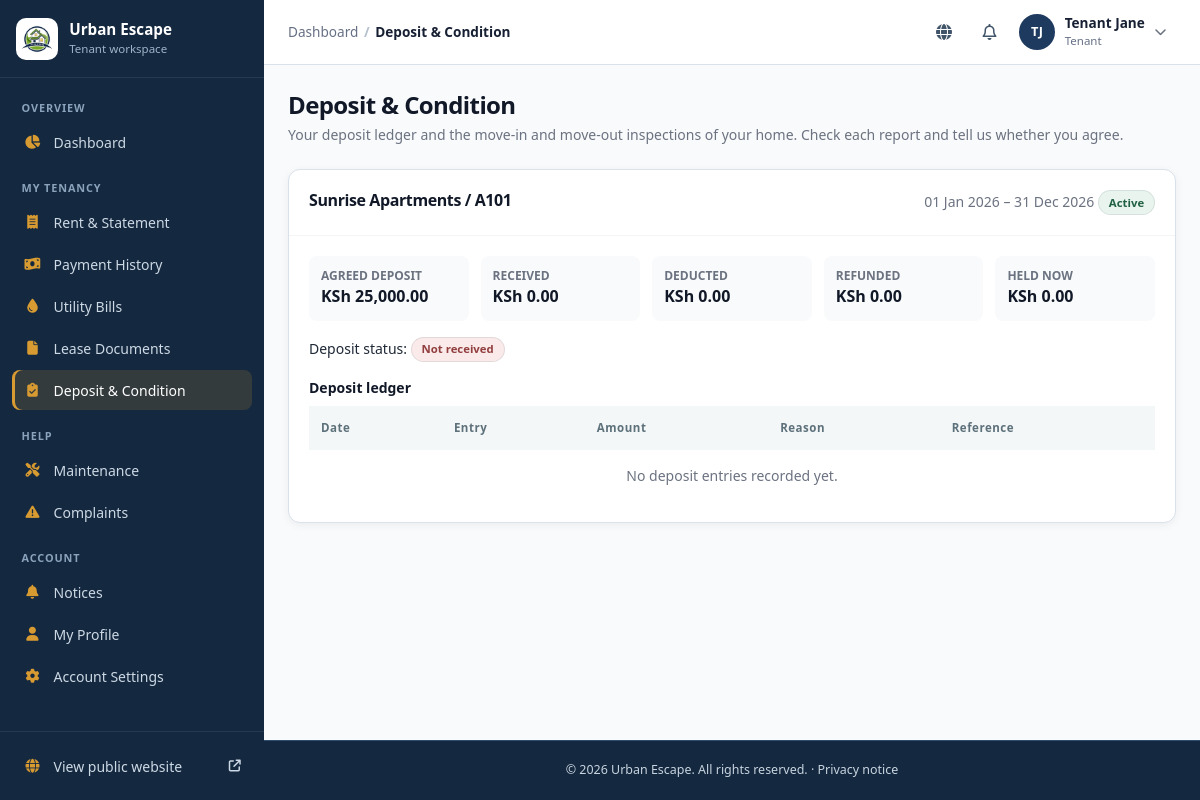
The page /tenant/deposit.php (signed in) on the database its author committed.
### tables this page shows
CREATE TABLE IF NOT EXISTS leases (
    id INT AUTO_INCREMENT PRIMARY KEY,
    tenant_id INT NOT NULL,
    property_id INT NOT NULL,
    unit_id INT NOT NULL,
    start_date DATE NOT NULL,
    end_date DATE NOT NULL,
    monthly_rent DECIMAL(12, 2) NOT NULL,
    deposit DECIMAL(12, 2) NOT NULL,
    payment_due_day INT DEFAULT 5,
    notice_period_days INT DEFAULT 30,
    rent_review_date DATE NULL,
    status ENUM('Active', 'Expired', 'Terminated', 'Pending', 'Renewed') DEFAULT 'Pending',
    special_terms TEXT,
    document_path VARCHAR(255),
    created_at TIMESTAMP DEFAULT CURRENT_TIMESTAMP,
    FOREIGN KEY (tenant_id) REFERENCES tenants(id) ON DELETE RESTRICT,
    FOREIGN KEY (property_id) REFERENCES properties(id) ON DELETE RESTRICT,
    FOREIGN KEY (unit_id) REFERENCES units(id) ON DELETE RESTRICT
);

CREATE TABLE IF NOT EXISTS properties (
    id INT AUTO_INCREMENT PRIMARY KEY,
    landlord_id INT NOT NULL,
    caretaker_id INT NULL,  
    name VARCHAR(150) NOT NULL,
    property_type ENUM('Apartment', 'Flats', 'Bedsitters', 'Maisonettes', 'Townhouses', 'Commercial', 'Student Housing', 'Mixed Use', 'Single Family', 'Other') NOT NULL,
    description TEXT,
    location_id INT NOT NULL,
    physical_address VARCHAR(255) NOT NULL,
    latitude DECIMAL(10, 8) NULL,
    longitude DECIMAL(11, 8) NULL,
    number_of_units INT NOT NULL DEFAULT 0,
    year_built YEAR NULL,
    amenities TEXT,
    status ENUM('Active', 'Under Maintenance', 'Archived') DEFAULT 'Active',
    property_image VARCHAR(255) NULL,
    created_at TIMESTAMP DEFAULT CURRENT_TIMESTAMP,
    updated_at TIMESTAMP DEFAULT CURRENT_TIMESTAMP ON UPDATE CURRENT_TIMESTAMP,
    FOREIGN KEY (landlord_id) REFERENCES landlords(id) ON DELETE RESTRICT,
    FOREIGN KEY (location_id) REFERENCES locations(id) ON DELETE RESTRICT,
    CONSTRAINT fk_properties_caretaker FOREIGN KEY (caretaker_id) REFERENCES users(id) ON DELETE SET NULL
);

CREATE TABLE IF NOT EXISTS units (
    id INT AUTO_INCREMENT PRIMARY KEY,
    property_id INT NOT NULL,
    unit_number VARCHAR(50) NOT NULL,
    floor VARCHAR(20) DEFAULT 'Ground',
    house_type ENUM('Bedsitter', 'Studio', '1 Bedroom', '2 Bedroom', '3 Bedroom', '4 Bedroom', 'Maisonette', 'Shop', 'Office', 'Other') NOT NULL,
    bedrooms INT DEFAULT 1,
    bathrooms INT DEFAULT 1,
    monthly_rent DECIMAL(12, 2) NOT NULL,
    deposit DECIMAL(12, 2) NOT NULL,
    service_charge DECIMAL(12, 2) DEFAULT 0.00,
    water_billing_method ENUM('Meter Reading', 'Fixed Rate', 'Per Unit', 'Shared') DEFAULT 'Meter Reading',
    electricity_billing_method ENUM('Prepaid', 'Postpaid Sub-Meter', 'Fixed') DEFAULT 'Prepaid',
    status ENUM('Vacant', 'Occupied', 'Reserved', 'Under Maintenance', 'Unavailable') DEFAULT 'Vacant',
    description TEXT,
    created_at TIMESTAMP DEFAULT CURRENT_TIMESTAMP,
    FOREIGN KEY (property_id) REFERENCES properties(id) ON DELETE CASCADE,
    UNIQUE KEY unique_property_unit (property_id, unit_number)
);

### includes/shell.php (called while the page is built, shortened)
<?php
require_once __DIR__ . '/functions.php';
function shell_notifications(int $userId): array {
    static $cache = [];
    if (!isset($cache[$userId])) {
        $db = db();
        $count = $db->prepare('SELECT COUNT(*) FROM notifications WHERE user_id = ? AND is_read = 0');
        $count->execute([$userId]);
        $latest = $db->prepare('SELECT id, title, message, is_read, created_at FROM notifications WHERE user_id = ? ORDER BY created_at DESC, id DESC LIMIT 6');
        $latest->execute([$userId]);
        $cache[$userId] = ['unread' => (int)$count->fetchColumn(), 'latest' => $latest->fetchAll()];
    }
    return $cache[$userId];
}

### includes/finance.php (called while the page is built, shortened)
<?php
function deposit_summary(PDO $db, int $lease_id, int $excludeId = 0): array {
    $stmt = $db->prepare("SELECT l.deposit AS agreed, l.status AS lease_status,
            COALESCE(SUM(CASE WHEN d.transaction_type = 'Received' THEN d.amount END), 0) AS received,
            COALESCE(SUM(CASE WHEN d.transaction_type = 'Deduction' THEN d.amount END), 0) AS deducted,
            COALESCE(SUM(CASE WHEN d.transaction_type = 'Refund' THEN d.amount END), 0) AS refunded
        FROM leases l LEFT JOIN deposit_transactions d ON d.lease_id = l.id AND d.id <> ?
        WHERE l.id = ? GROUP BY l.id, l.deposit, l.status");
    $stmt->execute([$excludeId, $lease_id]);
    $row = $stmt->fetch() ?: ['agreed' => 0, 'lease_status' => null, 'received' => 0, 'deducted' => 0, 'refunded' => 0];
    foreach (['agreed', 'received', 'deducted', 'refunded'] as $key) $row[$key] = round((float)$row[$key], 2);
    $row['held'] = round($row['received'] - $row['deducted'] - $row['refunded'], 2);
    $row['status'] = deposit_status((string)$row['lease_status'], $row['agreed'], $row['received'], $row['held']);
    return $row;
}
function deposit_status(string $leaseStatus, float $agreed, float $received, float $held): string {
    if ($received <= 0) return 'Not received';
    return $received + 0.004 < $agreed ? 'Part received' : 'Held';
}

### tenant/deposit.php (the view, shortened to what this page needs)
<?php
require_once __DIR__ . '/../includes/functions.php';
require_once __DIR__ . '/../includes/finance.php';
$db = db();
$user = getCurrentUser();
$profile = $db->prepare('SELECT id FROM tenants WHERE user_id = ?');
$profile->execute([$user['id']]);
$tenantId = (int)$profile->fetchColumn();
$leases = [];
if ($tenantId) {
    $stmt = $db->prepare("SELECT l.id, l.start_date, l.end_date, l.status, p.name AS property_name, u.unit_number FROM leases l JOIN properties p ON p.id = l.property_id JOIN units u ON u.id = l.unit_id
        WHERE l.tenant_id = ? AND l.status <> 'Pending' ORDER BY l.status = 'Active' DESC, l.start_date DESC");
    $stmt->execute([$tenantId]);
    $leases = $stmt->fetchAll();
}
include __DIR__ . '/../includes/layout_top.php';
?>
<div>
    <h1 class="text-2xl font-bold text-gray-900">Deposit &amp; Condition</h1>
    <p class="text-sm text-gray-500 mt-1">Your deposit ledger and the move-in and move-out inspections of your home. Check each report and tell us whether you agree.</p>
</div>
<?php foreach ($leases as $lease):
    $deposit = deposit_summary($db, (int)$lease['id']);
    $entries = $db->prepare('SELECT transaction_date, transaction_type, amount, reason, reference FROM deposit_transactions WHERE lease_id = ? ORDER BY transaction_date, id');
    $entries->execute([$lease['id']]);
    $entries = $entries->fetchAll();
    ?>
    <section class="bg-white rounded-xl border border-gray-100 shadow-sm overflow-hidden" aria-labelledby="lease-<?php echo (int)$lease['id']; ?>">
        <div class="p-5 border-b border-gray-100 flex flex-wrap justify-between gap-2">
            <h2 id="lease-<?php echo (int)$lease['id']; ?>" class="font-bold text-gray-900"><?php echo e($lease['property_name'] . ' / ' . $lease['unit_number']); ?></h2>
            <p class="text-sm text-gray-500"><?php echo e(format_date($lease['start_date']) . ' – ' . format_date($lease['end_date'])); ?> <?php echo render_status_badge($lease['status']); ?></p>
        </div>
        <div class="p-5 space-y-4">
            <div class="grid grid-cols-2 lg:grid-cols-5 gap-3">
                <?php foreach ([['Agreed deposit', $deposit['agreed']], ['Received', $deposit['received']], ['Deducted', $deposit['deducted']], ['Refunded', $deposit['refunded']], ['Held now', $deposit['held']]] as [$label, $amount]): ?>
                    <div class="bg-gray-50 rounded-lg p-3"><p class="text-xs font-semibold uppercase text-gray-500"><?php echo e($label); ?></p><p class="font-bold text-gray-900"><?php echo format_currency($amount); ?></p></div>
                <?php endforeach; ?>
            </div>
            <p class="text-sm">Deposit status: <?php echo render_status_badge($deposit['status']); ?></p>
            <div class="overflow-x-auto"><table class="w-full text-left text-sm">
                <caption class="text-left font-semibold text-gray-900 pb-2">Deposit ledger</caption>
                <thead><tr><th scope="col" class="p-3">Date</th><th scope="col" class="p-3">Entry</th><th scope="col" class="p-3">Amount</th><th scope="col" class="p-3">Reason</th><th scope="col" class="p-3">Reference</th></tr></thead>
                <tbody class="divide-y divide-gray-100">
                <?php if (!$entries): ?><tr><td colspan="5" class="p-4 text-center text-gray-500">No deposit entries recorded yet.</td></tr><?php endif; ?>
                </tbody>
            </table></div>
        </div>
    </section>
<?php endforeach; ?>
<?php include __DIR__ . '/../includes/layout_bottom.php'; ?>

### includes/functions.php (shortened to what this page needs)
<?php
function e($string) {
    return htmlspecialchars($string ?? '', ENT_QUOTES, 'UTF-8');
}
function format_currency($amount) {
    return 'KSh ' . number_format((float)($amount ?? 0), 2, '.', ',');
}
function render_status_badge($status) {
    $green = 'bg-green-100 text-green-800';
    $blue = 'bg-blue-100 text-blue-800';
    $yellow = 'bg-yellow-100 text-yellow-800';
    $orange = 'bg-orange-100 text-orange-800';
    $red = 'bg-red-100 text-red-800';
    $purple = 'bg-purple-100 text-purple-800';
    $colors = [
        'Active' => $green, 'Paid' => $green, 'Completed' => $green, 'Resolved' => $green, 'Approved' => $green,
        'Occupied' => $blue, 'Reviewed' => $blue, 'Assigned' => $blue, 'In Progress' => $blue, 'Under Review' => $blue, 'Renewed' => $blue, 'New' => $blue,
        'Vacant' => $yellow, 'Waiting' => $yellow, 'Rescheduled' => $yellow, 'Medium' => $yellow,
        'Pending' => $orange, 'Partial' => $orange, 'Submitted' => $orange, 'Open' => $orange, 'High' => $orange,
        'Unpaid' => $red, 'Overdue' => $red, 'Rejected' => $red, 'Terminated' => $red, 'Emergency' => $red,
        'Suspended' => $red, 'Evicted' => $red, 'Blacklisted' => $red,
        'Under Maintenance' => $purple, 'Reserved' => $purple,
        'Received' => $green, 'Held' => $blue, 'Settled' => $green, 'Agreed' => $green, 'Excellent' => $green, 'Good' => $green,
        'Refund' => $blue, 'Move-in' => $blue, 'Move-out' => $purple,
        'Deduction' => $orange, 'Part received' => $orange, 'Due for refund' => $orange, 'Fair' => $yellow, 'Poor' => $orange,
        'Disputed' => $red, 'Not received' => $red, 'Damaged' => $red, 'Missing' => $red,
    ];
    $class = $colors[$status] ?? 'bg-gray-100 text-gray-800';
    return '<span class="px-2.5 py-0.5 rounded-full text-xs font-semibold ' . $class . '">' . e($status) . '</span>';
}
function format_date($date) {
    $timestamp = strtotime((string)$date);
    return $timestamp ? date('d M Y', $timestamp) : (string)$date;
}

### assets/app.css (style rules this page uses)
:root { --color-primary: #1e3a5f; --color-secondary: #14283f; --color-accent: #d89b32; --color-success: #198754; --color-danger: #dc3545; }
body { font-family: 'Inter', system-ui, -apple-system, BlinkMacSystemFont, "Segoe UI", Roboto, "Helvetica Neue", Arial, sans-serif; background-color: #f8fafc; color: #1e293b; margin: 0; padding: 0; -webkit-font-smoothing: antialiased; }
:root { --site-ink:#172033; --site-muted:#566175; --site-navy:#1e3a5f; --site-blue:#345c82; --site-pale:#eaf2f8; --site-line:#d9e1ea; --site-accent:#d89b32; --site-link:#22566e; }
html { scroll-behavior:smooth; }
:root { --primary: #1e3a5f; --primary-dark: #14283f; --primary-light: #eaf2f8; --secondary: #14283f; --accent: #d89b32; --background: #f4f7fb; --surface-soft: #eef3f8; --surface: #ffffff; --text: #172033; --text-muted: #667085; --border: #d9e1ea; --success: #198754; --warning: #d99a00; --danger: #dc3545; --shadow-sm: 0 2px 8px rgba(15, 23, 42, .06); --shadow-md: 0 8px 25px rgba(15, 23, 42, .08); --radius-sm: 7px; --radius-md: 12px; --radius-lg: 16px; }
html { color-scheme: light; }
body { color:var(--text); background:var(--background); font-family:Inter,system-ui,-apple-system,"Segoe UI",sans-serif; }
body.bg-gray-50,.bg-gray-50 { background-color:var(--background); }
.text-gray-800 { color:var(--text); }
h1,h2,h3,h4 { color:#1c3542; letter-spacing:-.025em; }
p { line-height:1.55; }
.bg-white.rounded-xl.border,.bg-white.rounded-xl.shadow-sm { border-color:var(--border); box-shadow:var(--shadow-sm); }
.bg-white.rounded-xl.border.shadow-sm { transition:box-shadow .18s ease,border-color .18s ease; }
main h1 { line-height:1.2; }
main h2,main h3 { line-height:1.3; }
table { color:#354d58; font-size:.88rem; }
table thead th { background:#f4f7f8; color:#5d717b; font-size:.72rem; font-weight:700; letter-spacing:.045em; white-space:nowrap; }
table th,table td { border-color:#e7edef; }
table tbody tr { transition:background-color .14s ease; }
.overflow-x-auto { position:relative; max-width:100%; scrollbar-width:thin; }
.rounded-full.text-xs.font-semibold { display:inline-flex; align-items:center; border:1px solid rgba(64,91,102,.12); border-radius:999px; padding:.22rem .62rem; font-size:.71rem; font-weight:700; white-space:nowrap; }
.bg-green-100.text-green-800 { color:#216143; background:#e8f4ed; }
.bg-red-100.text-red-800 { color:#923e3e; background:#faeaea; }
.text-red-700,.text-red-800 { color:#933f3f; }
.text-green-800 { color:#276447; }
.text-gray-500 { color:#6b7d86; }

### rows shown on the page
leases: property.unit_number "Sunrise Apartments / A101", start_date+end_date "01 Jan 2026 – 31 Dec 2026", status "Active Not received", label "AGREED DEPOSIT", amount "KSh 25,000.00", label "RECEIVED", amount "KSh 0.00", label "DEDUCTED", label "REFUNDED", label "HELD NOW"

### other values the page prints
APP_NAME "Urban Escape"
$role "Tenant"
$label "OVERVIEW MY TENANCY HELP ACCOUNT"
$label "Dashboard Rent & Statement Payment History Utility Bills Lease Documents Deposit & Condition Maintenance Complaints Notices My Profile Account Settings"
$label "Dashboard"
$label "Deposit & Condition"
user_initials($currentUser['full_name'] ?? '') "TJ"
$currentUser['full_name'] "Tenant Jane"
